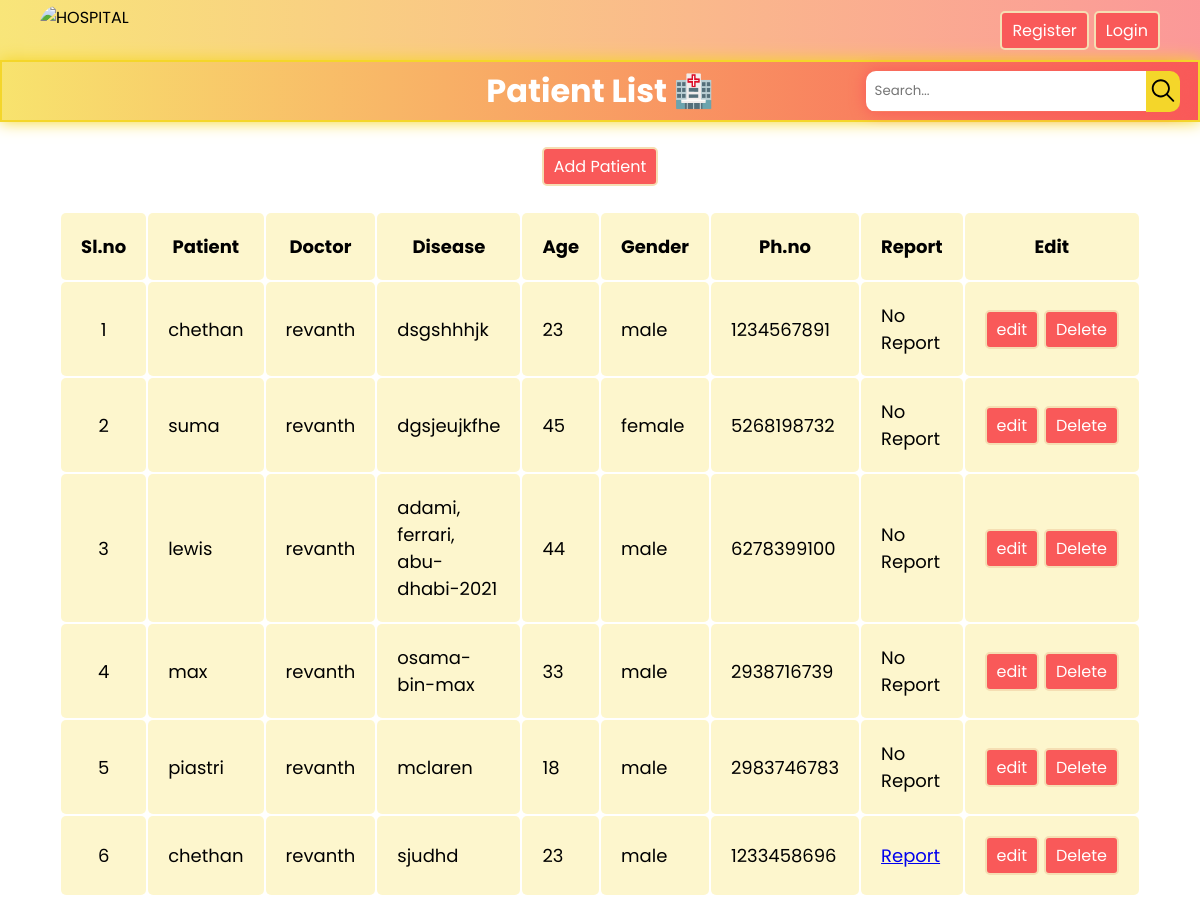
/patient_list/, run on the app's committed database.
### base/models.py (models this page shows, shortened)
class Hospital(models.Model):
    patient = models.CharField(max_length=50)
    doctor = models.CharField(max_length=50)
    disease = models.TextField()
    age = models.IntegerField()
    gender = models.CharField(max_length=10)
    phno = models.IntegerField()
    report = models.FileField(upload_to='reports/', null=True, blank=True)

### base/views.py (the view)
# urls.py: path('patient_list/', views.patient_list, name='patient_list'),
def patient_list(request):
    search = request.GET.get('browse')
    if search:
        data = Hospital.objects.filter(
            Q(doctor__icontains = search) |
            Q(patient__icontains = search) |
            Q(disease__icontains = search) |
            Q(age__icontains = search) |
            Q(gender__icontains = search) |
            Q(phno__icontains = search)
        )
    else:
        data = Hospital.objects.all()
    return render(request, 'patient_list.html', {'data':data, 'search':search})

### base/templates/patient_list.html (shortened to what this page needs)
{% extends 'main.html' %}
{% block content %}
<div id="search-container">
    <h1>Patient List 🏥</h1>
    <form action="" style="padding: 0px;">
        <input type="text" name="browse" placeholder=" Search..." style="width: 280px; border-radius: 5px; border: 0px; border-radius: 5px 0px 0px 5px;" value="{{ search | default:'' }}">
        <button type="submit" style="background-color: #f4d62a; border: none; border-radius: 5px; vertical-align: middle; padding: 2px; border-left: 0px; border-radius: 0px 5px 5px 0px;">
        </button>
    </form>
</div>
<br>
<a href="{% url 'home' %}"><button>Add Patient</button></a>
<br><br>
    <table cellspacing="0%">
            <thead>
                <th>Sl.no</th>
                <th>Patient</th>
                <th>Doctor</th>
                <th>Disease</th>
                <th>Age</th>
                <th>Gender</th>
                <th>Ph.no</th>
                <th>Report</th>
                <th>Edit</th>
            </thead>
            <tbody>
                {% for i in data %}
                <tr>
                    <td style="text-align: center;">{{ forloop.counter }}</td>
                    <td>{{ i.patient }} </td>
                    <td> {{ i.doctor }} </td>
                    <td> {{ i.disease }} </td>
                    <td> {{ i.age }} </td>
                    <td> {{ i.gender }} </td>
                    <td> {{ i.phno }} </td>
                    <td>
                        {% if i.report %}
                            <a href="{{ i.report.url }}" download>Report</a>
                        {% else %}
                            No Report
                        {% endif %}
                    </td>
                    <td>
                        <div id="edit-container">
                            <a href="{% url 'update_patient' i.id %}"><button>edit</button></a>
                            <a href="{% url 'delete_patient' i.id %}"><button>Delete</button></a>
                        </div>
                    </td>
                </tr>
                {% endfor %}
            </tbody>
        </table>
        <br><br>
{% endblock %}

### templates/main.html (shortened to what this page needs)
{% load static %}
<!DOCTYPE html>
<html lang="en">
<head>
    <link rel="stylesheet" href="{% static 'style.css' %}">
    <link rel="stylesheet" href="https://icons8.com/icon/7695/search">
</head>
<body>
    {% include 'nav.html' %}
    <center>
        {% block content %}
        {% endblock %}
    </center>
</body>
</html>

### templates/nav.html
<nav>
    <div class="logo">
        <img src="https://cdn.vectorstock.com/i/500p/58/71/healthcare-hospital-logo-clinic-doctor-vector-29695871.jpg" alt="HOSPITAL" width="130px" height="50px" style="border-radius: 20px 5px 20px 5px;">
        {% if request.user.is_authenticated %}
            <div class="logo-1">
                <a href="{% url 'profile' %}"><button>Profile</button></a>
                <a href="{% url 'patient_list' %}"><button>Patient List</button></a>
                <a href="{% url 'signout' %}"><button>Logout</button></a>
            </div>
        {% else %}
            <div class="logo-1">
                <a href="{% url 'signup' %}"><button>Register</button></a>
                <a href="{% url 'signin' %}"><button>Login</button></a>
            </div>
        {% endif %}
    </div>
</nav>

### static/style.css (style rules this page uses)
* { padding: 0; margin: 0; box-sizing: border-box; font-family: "Poppins", sans-serif; }
body { background-image: url("https://png.pngtree.com/background/20250207/original/pngtree-soft-pastel-floral-design-light-blue-background-picture-image_16257054.jpg"); background-size: cover; }
h1,h2 { color: white; padding: 5px; background: linear-gradient(90deg, #f4d62aae, #f95959); border: 2px solid #f4d62a; box-shadow: 0px 0px 15px #f4d62a; }
form { background-color: #f5f5f57c; width: fit-content; padding: 30px 20px 10px 20px; border-radius: 10px; box-shadow: 0px 0px 15px #f95959; position: relative; overflow: hidden; }
form::after { content: ''; position: absolute; height: 5px; width: 0px; top:0px; left: 0px; background: linear-gradient(90deg, #f4d62aae, #f95959); transition: width 3s ease-in-out; }
form::before { content: ''; position: absolute; height: 5px; width: 0px; bottom:0px; right: 0px; background: linear-gradient(90deg, #f4d62aae, #f95959); transition: width 3s ease-in-out; }
input, textarea { padding: 5px; width: 400px; height: 40px; border-radius: 10px; border: 2px solid #f4d62a; color: brown; }
table { width: 90%; height: auto; }
th,td { padding: 20px; font-size: large; border-radius: 5px; background-color: #f4d62a3b; }
button { font-size: medium; padding: 5px 10px; background-color: #f95959; color: white; border: 2px solid wheat; border-radius: 5px; position: relative; overflow: hidden; z-index: 1; }
button::after { content: ''; position: absolute; width: 0px; height: 100%; top: 0px; left: 0px; background-color: #f4d62ac4; transition: width 0.5s ease-in-out; z-index: -1; }
#edit-container { vertical-align: middle; display: flex; align-items: center; justify-content: center; gap: 5px; }
tr { transition: background-color 0.3s ease; }
#search-container { position: relative; }
#search-container form { position: absolute; top: 11px; right: 20px; display: inline-flex; align-items: stretch; background-color: #f4602a00; }
.logo { padding: 5px 40px; background: linear-gradient(90deg, #f4d62aa0, #f959599e); display: flex; align-items: center; justify-content: space-between; }
.logo-1 { display: flex; align-items: center; justify-content: center; gap: 5px; }

### data on the page
Hospital: patient "chethan", doctor "revanth", disease "dsgshhhjk", age "23", gender "male", phno "1234567891", shows "No Report"
Hospital: patient "suma", doctor "revanth", disease "dgsjeujkfhe", age "45", gender "female", phno "5268198732", shows "No Report"
Hospital: patient "lewis", doctor "revanth", disease "adami, ferrari, abu-dhabi-2021", age "44", gender "male", phno "6278399100", shows "No Report"
Hospital: patient "max", doctor "revanth", disease "osama-bin-max", age "33", gender "male", phno "2938716739", shows "No Report"
Hospital: patient "piastri", doctor "revanth", disease "mclaren", age "18", gender "male", phno "2983746783", shows "No Report"
Hospital: patient "chethan", doctor "revanth", disease "sjudhd", age "23", gender "male", phno "1233458696"
